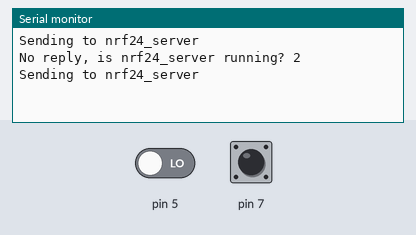
Bench run of a sketch on a simulated Arduino Uno, built with avr-gcc and run on an emulated ATmega328P. Parts: the last lines printed to the serial monitor. The inputs (shaded band) are chosen by the test bench; at power-on: pin 5 LOW, pin 7 HIGH. No radio packets arrive unless stated.

Above: at 1.2 s.
1.3 s: pin 5 driven HIGH
At 4.2 s:
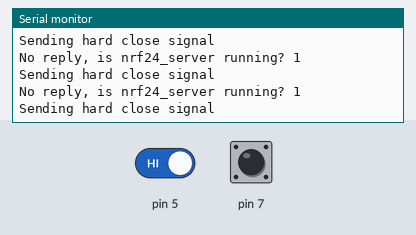
4.3 s: pin 7 driven LOW
At 5.3 s:
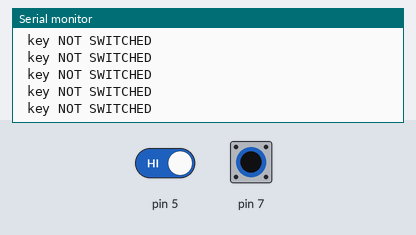
6.7 s: pin 7 pulsed HIGH 2 times (0.12 s each, 0.3 s apart)
At 7.55 s:
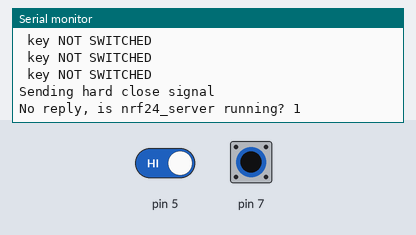
11.3 s: pin 7 pulsed HIGH 5 times (0.12 s each, 0.3 s apart)
At 12.8 s:
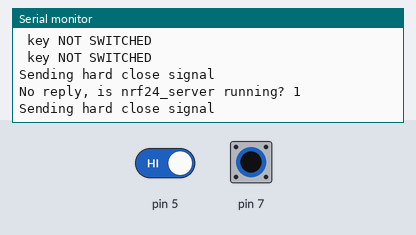

The sketch:

nrf24_client.ino
```cpp
// nrf24_client.pde
// -*- mode: C++ -*-
// Example sketch showing how to create a simple messageing client
// with the RH_NRF24 class. RH_NRF24 class does not provide for addressing or
// reliability, so you should only use RH_NRF24 if you do not need the higher
// level messaging abilities.
// It is designed to work with the other example nrf24_server.
// Tested on Uno with Sparkfun NRF25L01 module
// Tested on Anarduino Mini (http://www.anarduino.com/mini/) with RFM73 module
// Tested on Arduino Mega with Sparkfun WRL-00691 NRF25L01 module

#include <SPI.h>
#include <RH_NRF24.h>

// Singleton instance of the radio driver
RH_NRF24 nrf24;

void setup()
{
  pinMode(4, INPUT);

  //these four are for detecting flipped switches
  pinMode(9, INPUT);
  pinMode(7, INPUT);
  pinMode(6, INPUT);
  pinMode(5, INPUT);

  Serial.begin(9600);
  while (!Serial)
    ; // wait for serial port to connect. Needed for Leonardo only
  if (!nrf24.init())
    Serial.println("init failed");
  // Defaults after init are 2.402 GHz (channel 2), 2Mbps, 0dBm
  if (!nrf24.setChannel(1))
    Serial.println("setChannel failed");
  if (!nrf24.setRF(RH_NRF24::DataRate2Mbps, RH_NRF24::TransmitPower0dBm))
    Serial.println("setRF failed");
}


void loop()
{


  while ( digitalRead(7) != HIGH ) {
    Serial.println(" key NOT SWITCHED");
    delay(10);
  }

/*
      while ( digitalRead(5) != HIGH || digitalRead(9) != HIGH ) {
    Serial.println(" switch NOT SWITCHED");
    delay(10);
  }

   while ( digitalRead(6) != HIGH || digitalRead(5) != HIGH || digitalRead(9) != HIGH ) {
    Serial.println(" button NOT SWITCHED");
    delay(10);
  }

*/

  //pin 5 is the panic close button
  if( digitalRead(5) == HIGH ) {

    //send the signal to send the signal


  Serial.println("Sending hard close signal");
  // Send a message to nrf24_server
  uint8_t data1[] = "Panic Button Close";
  nrf24.send(data1, sizeof(data1));

  nrf24.waitPacketSent();
  // Now wait for a reply
  uint8_t buf[RH_NRF24_MAX_MESSAGE_LEN];
  uint8_t len = sizeof(buf);

  if (nrf24.waitAvailableTimeout(500))
  {
    // Should be a reply message for us now
    if (nrf24.recv(buf, &len))
    {
      Serial.print("got reply: ");
      Serial.println((char*)buf);

    }
    else
    {
      Serial.println("recv failed");
    }
  }
  else
  {
    Serial.println("No reply, is nrf24_server running? 1");
  }
  delay(400);


  }

  else {

  Serial.println("Sending to nrf24_server");
  // Send a message to nrf24_server
  uint8_t data[] = "Hello World!";
  nrf24.send(data, sizeof(data));

  nrf24.waitPacketSent();
  // Now wait for a reply
  uint8_t buf[RH_NRF24_MAX_MESSAGE_LEN];
  uint8_t len = sizeof(buf);

  if (nrf24.waitAvailableTimeout(500))
  {
    // Should be a reply message for us now
    if (nrf24.recv(buf, &len))
    {
      Serial.print("got reply: ");
      Serial.println((char*)buf);

    }
    else
    {
      Serial.println("recv failed");
    }
  }
  else
  {
    Serial.println("No reply, is nrf24_server running? 2");
  }
  delay(400);
}
}
```

Measured:
- after the input at 1.3 s, the serial monitor: prints a new line after 0.63 s (image 1)
- after the input at 4.3 s, the serial monitor: prints a new line after 0.52 s (image 2)
- after the input at 11.3 s, the serial monitor: prints a new line after 0.07 s (image 4)
